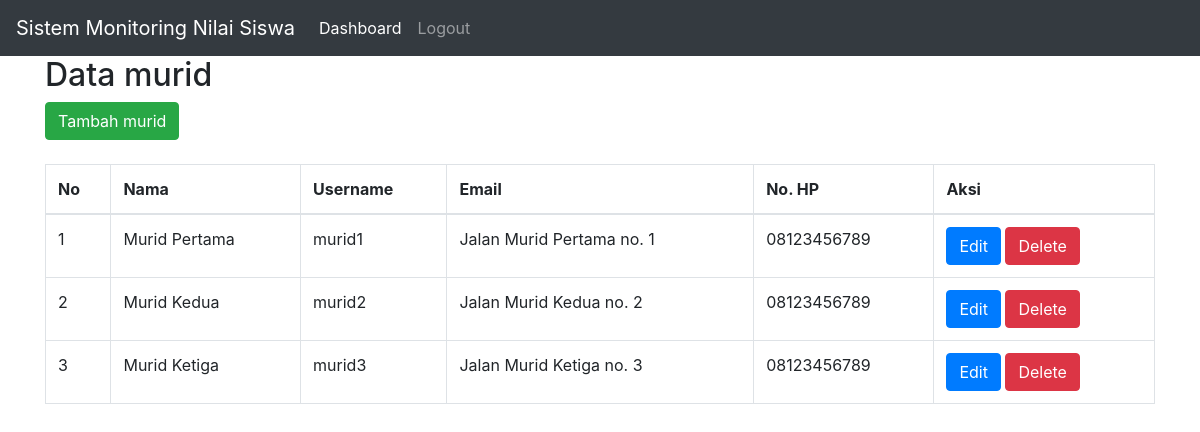
The page /index.php/murid on the database its author committed.
### tables this page shows
CREATE TABLE `murid` (
  `id_murid` int(11) NOT NULL,
  `nama_murid` varchar(255) NOT NULL,
  `alamat_murid` varchar(255) NOT NULL,
  `telepon_murid` varchar(20) NOT NULL,
  `id_user` int(11) NOT NULL
);

CREATE TABLE `user` (
  `id_user` int(11) NOT NULL,
  `username` varchar(255) NOT NULL,
  `password` varchar(255) NOT NULL,
  `role` enum('admin','guru','murid') NOT NULL
);

### application/controllers/Murid.php (called while the page is built, shortened)
<?php
class Murid extends CI_Controller
{
  public function __construct()
  {
    $this->load->model('murid_model');
    $this->load->model('user_model');
  }
  public function index()
  {
    $data['murid'] = $this->murid_model->get_all();
    $this->load->view('layout/header');
    $this->load->view('murid/index', $data);
    $this->load->view('layout/footer');
  }
}

### index.php (called while the page is built, shortened)
<?php
require_once BASEPATH.'core/CodeIgniter.php';

### application/models/Murid_model.php (called while the page is built, shortened)
<?php
class Murid_model extends CI_Model
{
  public function get_all()
  {
    $this->db->select('*');
    $this->db->from('murid');
    $this->db->join('user', 'murid.id_user = user.id_user');
    $query = $this->db->get();
    return $query->result();
  }
}

### application/views/murid/index.php (the view)
<div class="container">
  <div class="row">
    <div class="col-md-12">
      <h2>Data murid</h2>
      <a href="<?php echo base_url('murid/create'); ?>" class="btn btn-success">Tambah murid</a>
      <br><br>
      <table class="table table-bordered">
        <thead>
          <tr>
            <th>No</th>
            <th>Nama</th>
            <th>Username</th>
            <th>Email</th>
            <th>No. HP</th>
            <th>Aksi</th>
          </tr>
        </thead>
        <tbody>
          <?php $i = 1; ?>
          <?php foreach ($murid as $g) : ?>
            <tr>
              <td><?php echo $i++; ?></td>
              <td><?php echo $g->nama_murid; ?></td>
              <td><?php echo $g->username; ?></td>
              <td><?php echo $g->alamat_murid; ?></td>
              <td><?php echo $g->telepon_murid; ?></td>
              <td>
                <a href="<?php echo base_url('murid/edit/' . $g->id_murid); ?>" class="btn btn-primary">Edit</a>
                <a href="<?php echo base_url('murid/delete/' . $g->id_murid); ?>" class="btn btn-danger" onclick="return confirm('Anda yakin ingin menghapus data ini?')">Delete</a>
              </td>
            </tr>
          <?php endforeach; ?>
        </tbody>
      </table>
    </div>
  </div>
</div>

### rows shown on the page
murid: nama_murid "Murid Pertama", id_user.username "murid1", alamat_murid "Jalan Murid Pertama no. 1", telepon_murid "08123456789"
murid: nama_murid "Murid Kedua", id_user.username "murid2", alamat_murid "Jalan Murid Kedua no. 2", telepon_murid "08123456789"
murid: nama_murid "Murid Ketiga", id_user.username "murid3", alamat_murid "Jalan Murid Ketiga no. 3", telepon_murid "08123456789"
